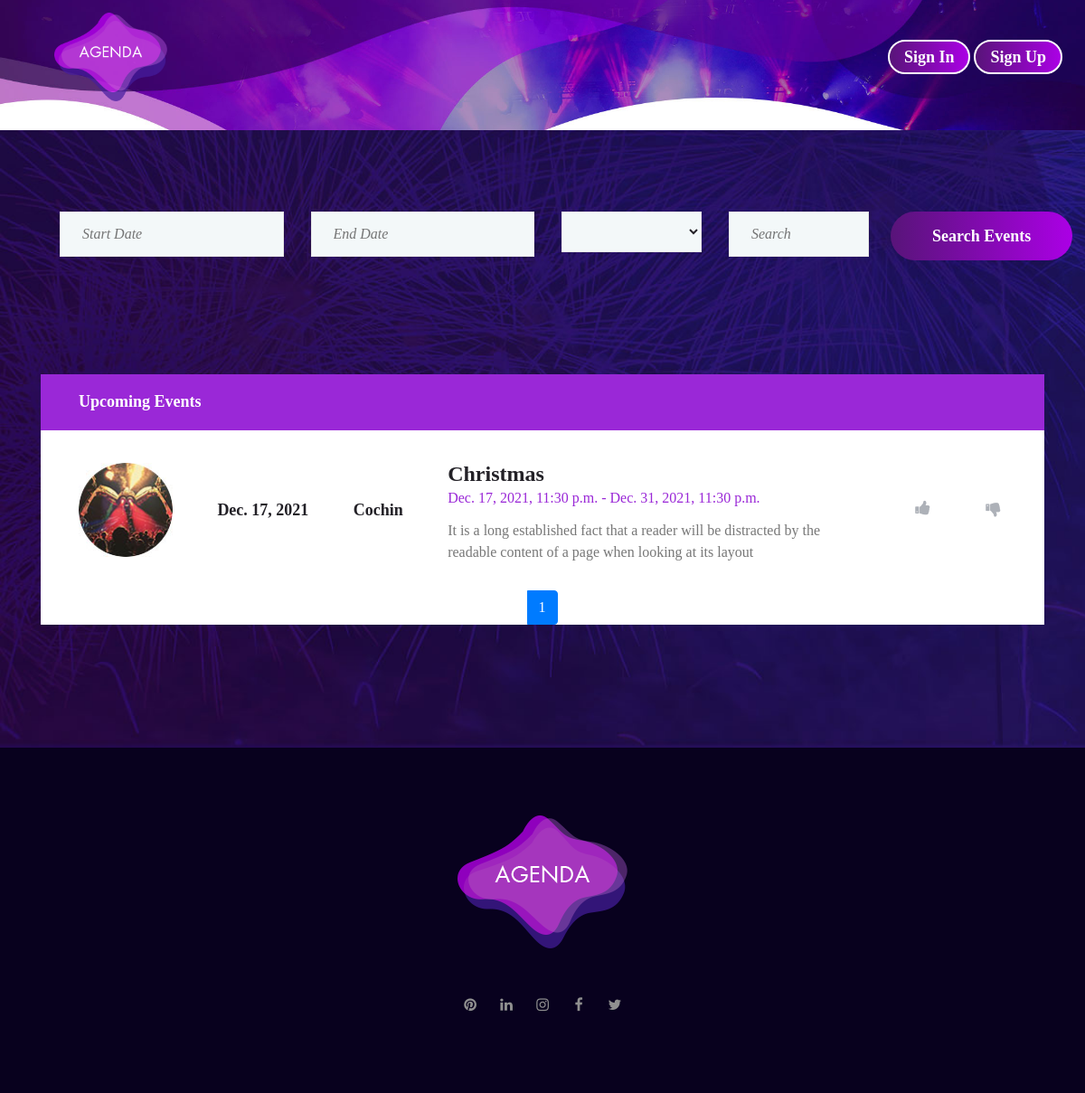
Before: / with the older database file.
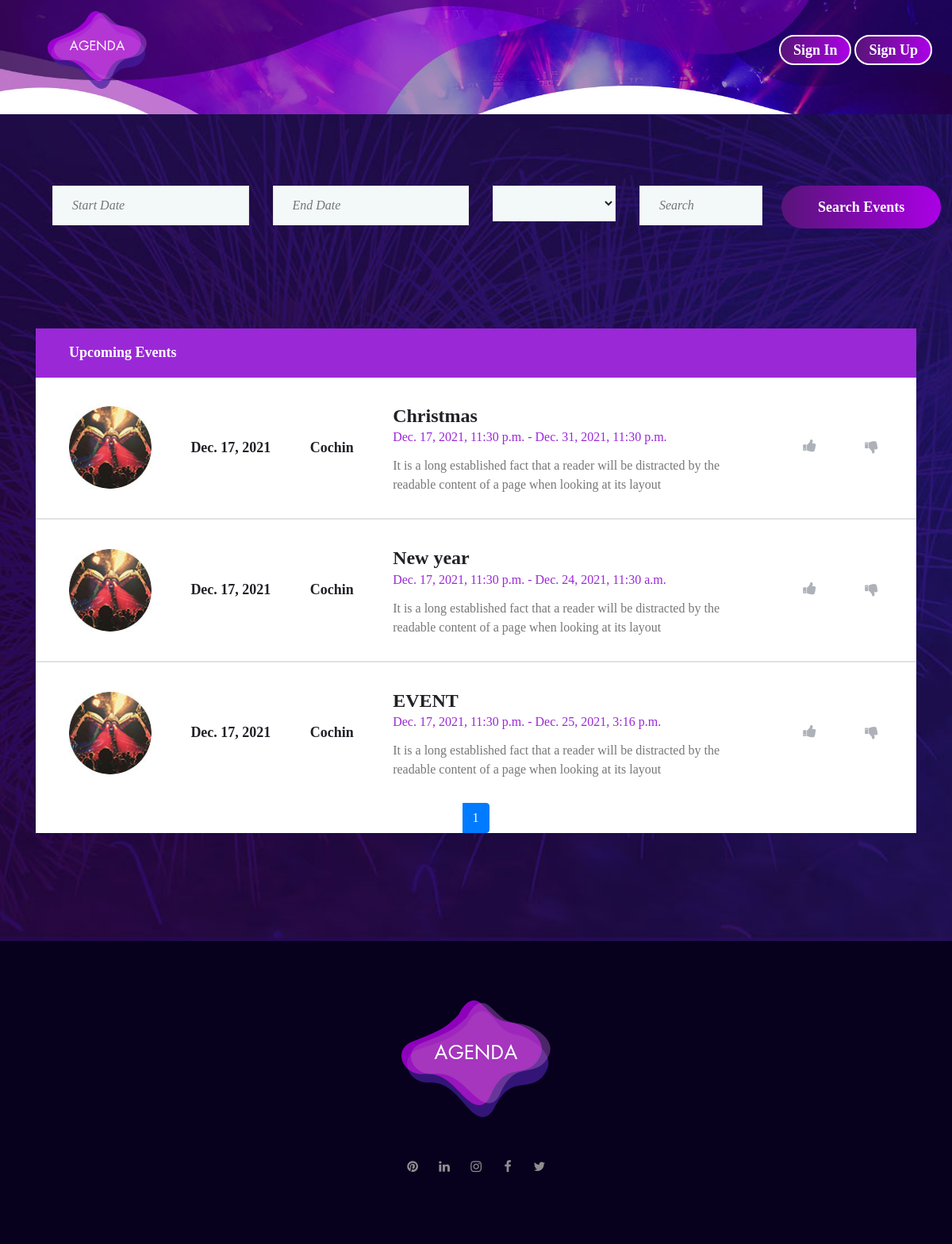
After: the same page with the newer database file.
### event/models.py (models this page shows, shortened)
class Event(models.Model):
    title = models.CharField(max_length=100)
    description = models.CharField(max_length=300)
    location = models.CharField(max_length=100)
    start_date = models.DateTimeField()
    end_date = models.DateTimeField()
    image = models.ImageField()
    categories = models.CharField(max_length=100, choices=CATEGORY_CHOICES)
    published = models.BooleanField(default=False)
    paid = models.BooleanField(default=False)
    likes = models.ManyToManyField(User, blank=True, related_name="likes")
    dislikes = models.ManyToManyField(User, blank=True, related_name="dislikes")

### event/views.py (the view, shortened to what this page needs)
# urls.py: path('', index, name='index'),
def index(request):
    filter_dict = {}
    filter_dict["published"] = True
    filter_dict["end_date__date__gte"] = datetime.today().date()
    filter_cat = Event.objects.values("categories").distinct()
    if request.method == "POST":
        start_date = request.POST.get("start_date", None)
        end_date = request.POST.get("end_date", None)
        category = request.POST.get("category")
        key = request.POST.get("keyword")
        if start_date and end_date:
            filter_dict["end_date__date__range"] = [start_date, end_date]
        if category:
            filter_dict["categories"] = category
        if key:
            keyword_search = Q()
            keyword_search |= Q(title__icontains=key)
            keyword_search |= Q(description__icontains=key)
            events = Event.objects.filter(Q(**filter_dict) & Q(keyword_search)).order_by('start_date')
        else:
            events = Event.objects.filter(**filter_dict).order_by(
                'start_date')
    else:
        events = Event.objects.filter(**filter_dict).order_by('start_date')
    page = request.GET.get('page', 1)
    paginator = Paginator(events, 10)
    try:
        eventlist = paginator.page(page)
    except PageNotAnInteger:
        eventlist = paginator.page(1)
    except EmptyPage:
        eventlist = paginator.page(paginator.num_pages)
    return render(request, 'events.html', {'events': eventlist, 'category': filter_cat})

### event/templates/events.html (shortened to what this page needs)
{% load static %}
<!DOCTYPE html>
<html lang="en">
<head>
    <link rel="stylesheet" href="{% static 'css/bootstrap.min.css' %}">
    <link rel="stylesheet" href="{% static 'css/font-awesome.min.css' %}">
    <link rel="stylesheet" href="{% static 'css/swiper.min.css' %}">
    <link rel="stylesheet" href="{% static 'style.css' %}">
</head>
<body class="events-list-page">
<header class="site-header">
    <div class="header-bar">
        <div class="container-fluid">
            <div class="row align-items-center">
                <div class="col-10 col-lg-2 order-lg-1">
                    <div class="site-branding">
                        <div class="site-title">
                            <a href="#"><img src="{% static 'images/logo.png' %}" alt="logo"></a>
                        </div>
                    </div>
                </div>
                <div class="col-lg-3 d-none d-lg-block order-2 order-lg-3">
                    <div class="buy-tickets">
                        {% if user.is_authenticated %}
                        <a class="btn gradient-bg" href="{% url 'logout' %}"  >Logout</a>
                        {% else %}
                        <a class="btn gradient-bg" href="{% url 'login' %}"  >Sign In</a>
                        <a class="btn gradient-bg" href="{% url 'register' %}"  >Sign Up</a>
                        {% endif %}
                    </div>
                </div>
                <div class="col-2 col-lg-7 order-3 order-lg-2">
                </div>
            </div>
        </div>
    </div>
    <div class="page-header events-page-header">
        <div class="container">
            <div class="row">
                <div class="col-12">
                </div>
            </div>
        </div>
    </div>
</header>
<div class="upcoming-events-outer">
    <div class="container">
        <div class="row">
            <div class="col-12">
                <form class="events-search" action="{% url 'index' %}" method="post" >{% csrf_token %}
                    <div class="container">
                        <div class="row">
                            <div class="col-12 col-md-3">
                                <input name="start_date" type="text" placeholder="Start Date" onfocus="(this.type='date')" >
                            </div>
                            <div class="col-12 col-md-3">
                                <input name="end_date" type="text" placeholder="End Date" onfocus="(this.type='date')">
                            </div>
                            <div class="col-12 col-md-2">
                                <select name="category">
                                    <option> </option>
                                    {% for item in category %}
                                    <option>{{item.categories}}</option>
                                    {% endfor %}
                                </select>
                            </div>
                            <div class="col-12 col-md-2">
                                <input name="keyword" type="text" placeholder="Search">
                            </div>
                            <div class="col-12 col-md-2">
                                <input class="btn gradient-bg" type="submit" value="Search Events">
                            </div>
                        </div>
                    </div>
                </form>
                <div class="upcoming-events" id="here">
                    <div class="upcoming-events-header">
                        <h4>Upcoming Events</h4>
                    </div>
                    <div class="upcoming-events-list">
                        {% for event in events %}
                        <div class="upcoming-event-wrap flex flex-wrap justify-content-between align-items-center">
                            <figure class="events-thumbnail">
                                <a href="#"><img src="{{event.image.url}}" alt=""></a>
                            </figure>
                            <div class="entry-meta">
                                <div class="event-date">
                                    <span>{{event.start_date.date}}</span>
                                </div>
                            </div>
                            <div class="entry-meta">
                                <div class="event-date">
                                    <span>{{event.location}}</span>
                                </div>
                            </div>
                            <header class="entry-header">
                                <h3 class="entry-title"><a href="#">{{event.title}}</a></h3>
                                <div class="event-date-time">{{event.start_date}} - {{event.end_date}}</div>
                                <div class="event-speaker">{{event.description}}</div>
                            </header>
                            <footer class="like-button-footer">
                                 {% if user.is_authenticated %}
                                    {% if event.liked %}
                                    <button
                                            class="active-like-button like-button like-active {{event.id}}"
                                            rel="{{event.id}}"  >
                                        <i class="fa fa-thumbs-up"></i></button>
                                    {% else %}
                                         <button
                                            class="active-like-button like-button {{event.id}}"
                                            rel="{{event.id}}"  >
                                        <i class="fa fa-thumbs-up"></i></button>
                                    {% endif %}
                                 {% else %}
                                    <button class="like-button alert-button " rel="{{event.id}}"  ><i class="fa fa-thumbs-up"></i></button>
                                 {% endif %}
                            </footer>
                            <footer class="entry-footer">
                                {% if user.is_authenticated %}
                                    {% if event.disliked %}
                                    <button class="like-button active-dislike-button dislike-active {{event.id}}" rel="{{event.id}}"  ><i class="fa fa-thumbs-down"></i></button>
                                    {% else %}
                                    <button class="like-button active-dislike-button {{event.id}}" rel="{{event.id}}"  ><i class="fa fa-thumbs-down"></i></button>
                                    {% endif %}
                                 {% else %}
                                 <button class="like-button alert-button " rel="{{event.id}}"  ><i class="fa fa-thumbs-down"></i></button>
                                 {% endif %}
                            </footer>
                        </div>
                        {% endfor %}
                    </div>
                    <nav aria-label="Page navigation example">
                        <ul class="pagination justify-content-center">
                        {% for i in events.paginator.page_range %}
                            {% if events.number == i %}
                                <li class="page-item active" aria-current="page">
                              <span class="page-link">
                                {{ i }}
                              </span>
                            </li>
                            {% elif i > events.number|add:'-5' and i < events.number|add:'5' %}
                                 <li class="page-item"><a class="page-link" href="?page={{ i }}">{{ i }}</a></li>
                            {% endif %}
                        {% endfor %}
                      </ul>
                    </nav>
                </div>
            </div>
        </div>
    </div>
</div>
<footer class="site-footer">
    <div class="container">
        <div class="row">
            <div class="col-12">
                <figure class="footer-logo">
                    <a href="#"><img src='{% static "images/logo.png" %}' alt="logo"></a>
                </figure>
                <div class="footer-social">
                    <ul class="flex flex-wrap justify-content-center align-items-center">
                        <li><a href="#"><i class="fa fa-pinterest"></i></a></li>
                        <li><a href="#"><i class="fa fa-linkedin"></i></a></li>
                        <li><a href="#"><i class="fa fa-instagram"></i></a></li>
                        <li><a href="#"><i class="fa fa-facebook"></i></a></li>
                        <li><a href="#"><i class="fa fa-twitter"></i></a></li>
                    </ul>
                </div>
            </div>
        </div>
    </div>
</footer>
</body>
</html>

### event/templates/events.html (style rules this page uses)
select { width: 100%; padding: 12px 24px; margin: 0 6px 30px; border: 1px solid #e5e5e5; font-size: 16px; outline: none; background: #f3f8f9; color: #232127; }

Changed rows visible on the page:
now on this page (row edited): Event: image (picture), start_date "Dec. 17, 2021", location "Cochin", title "New year", start_date "Dec. 17, 2021, 11:30 p.m.", end_date "Dec. 24, 2021, 11:30 a.m.", description "It is a long established fact that a reader will be distracted by the readable content of a page when looking at its layout"
now on this page (row edited): Event: image (picture), start_date "Dec. 17, 2021", location "Cochin", title "EVENT", start_date "Dec. 17, 2021, 11:30 p.m.", end_date "Dec. 25, 2021, 3:16 p.m.", description "It is a long established fact that a reader will be distracted by the readable content of a page when looking at its layout"
